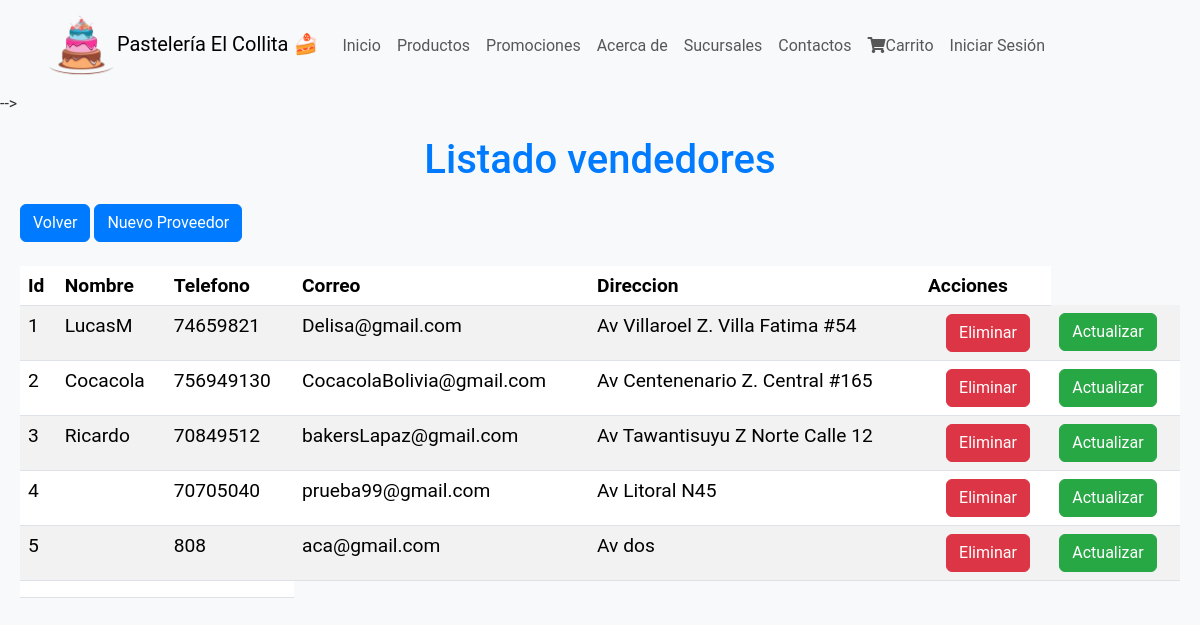
/Pasteleria/admin/proveedor/listado.php, run on the app's committed database.
### tables this page shows
CREATE TABLE `proveedores` (
  `id` int(11) NOT NULL,
  `nombre` varchar(100) NOT NULL,
  `telefono` varchar(20) DEFAULT NULL,
  `correo` varchar(100) DEFAULT NULL,
  `direccion` varchar(200) DEFAULT NULL,
  `estado` enum('promocionado','no_promocionado') DEFAULT 'no_promocionado'
);

### Pasteleria/includes/funciones.php (called while the page is built, shortened)
<?php
function incluirTemplate($nombre,$inicio=false){
    include TEMPLATE_URL."/${nombre}.php";
}
?>

### Pasteleria/admin/proveedor/listado.php (the view, shortened to what this page needs)
<!-- <?php
    $db = conectarDB();
    require '../../includes/funciones.php';
    incluirTemplate('header');
?> -->
<main class = "contenedor seccion">
    <h1>Listado vendedores</h1>
    <a href="../index.php" class="btn btn-primary mb-4">Volver</a>
    <a href="crear.php" class="btn btn-primary mb-4">Nuevo Proveedor</a>
    <h3>
        <table class="table table-striped">
            <thead>
                <th>Id</th>
                <th>Nombre</th>
                <th>Telefono</th>
                <th>Correo</th>
                <th>Direccion</th>
                <th colspan = "2">Acciones</th>
            </thead>
            <tbody>
                <?php
                    $con_sql = 'Select * from proveedores';
                    $res = mysqli_query($db,$con_sql);
                    while($reg=$res ->fetch_assoc()){
                ?>
                <tr>
                    <td><?php echo $reg['id']?></td>
                    <td><?php echo $reg['nombre']?></td>
                    <td><?php echo $reg['telefono']?></td>
                    <td><?php echo $reg['correo']?></td>
                    <td><?php echo $reg['direccion']?></td>
                    <td><a href=""></a></td>
                    <td><a href="borrar.php?cod=<?php echo $reg['id'];?>" class="btn btn-danger">Eliminar</a></td>
                    <td><a href="actualizar.php?cod=<?php echo $reg['id'];?>" class="btn btn-success">Actualizar</a></td>
                </tr>
                <?php
                    }
                ?>
                 <td colspan="3">
            </td>
            </tbody>
        </table>
    </h3>
</main>

### Pasteleria/includes/template/header.php (shortened to what this page needs)
<?php
    $auth=$_SESSION['login']??false;
?>
    <link
            href="https://cdn.jsdelivr.net/npm/bootstrap@5.3.2/dist/css/bootstrap.min.css"
            rel="stylesheet"
        />
        <link rel="stylesheet"
        href="https://cdnjs.cloudflare.com/ajax/libs/font-awesome/5.15.4/css/all.min.css"
 />
<nav class="navbar navbar-expand-lg navbar-light bg-light ">
            <div class="container" >
                <a class="navbar-brand" href="index.php"><i class="fas fa_utesils" ></i>
                <img src="../Pasteleria/images/logo.png" alt="Logo de collita" width="auto" style="max-width: 70px; height: auto;">Pastelería El Collita 🍰</a>
            <div class="collapse navbar-collapse" id="navbarNav">
                 <ul class="nav navbar-nav ml-auto">
                    <li class="nav-item">
                    <a class="nav-link" href="index.php">Inicio</a>
                    </li>
                    <li class="nav-item">
                    <a class="nav-link" href="productos.php">Productos</a>
                    </li>
                    <li class="nav-item">
                    <a class="nav-link" href="promociones.php">Promociones</a>
                    </li>
                    <li class="nav-item">
                    <a class="nav-link" href="acercade.php">Acerca de</a>
                    </li>
                    <li class="nav-item">
                    <a class="nav-link" href="sucursales.php">Sucursales</a>
                    </li>
                    <li class="nav-item">
                    <a class="nav-link" href="contacto.php">Contactos</a>
                    </li>
                    <li class="nav-item">
                    <a class="nav-link" href="carrito.php">
                        <i class="fas fa-shopping-cart"></i>Carrito
                    </a>
                </li>
                    <?php if($auth):?>
                                <li><a class="nav-link" href="cerrarsesion2.php">Cerrar Sesión</a></li>
                            <?php else: ?>
                                <li><a class="nav-link" href="login.php">Iniciar Sesión</a> </li>
                                <?php endif;?>
                    </ul>
                </div>
           </div>
        </nav>

### Pasteleria/admin/proveedor/listado.php (style rules this page uses)
h1 { font-size: 2.5rem; color: #007bff; margin-bottom: 20px; text-align: center; }
.contenedor { max-width: 1200px; margin: 0 auto; padding: 20px; }
.table { font-size: 1.2rem; }
.table thead { background-color: #343a40; color: white; }
.btn-primary { background-color: #007bff; border-color: #007bff; }
.btn-danger { background-color: #dc3545; border-color: #dc3545; }
.btn-success { background-color: #28a745; border-color: #28a745; }

### data on the page
proveedores: id "1", nombre "LucasM", telefono "74659821", correo "Delisa@gmail.com", direccion "Av Villaroel Z. Villa Fatima #54"
proveedores: id "2", nombre "Cocacola", telefono "756949130", correo "CocacolaBolivia@gmail.com", direccion "Av Centenenario Z. Central #165"
proveedores: id "3", nombre "Ricardo", telefono "70849512", correo "bakersLapaz@gmail.com", direccion "Av Tawantisuyu Z Norte Calle 12"
proveedores: id "4", telefono "70705040", correo "prueba99@gmail.com", direccion "Av Litoral N45"
proveedores: id "5", telefono "808", correo "aca@gmail.com", direccion "Av dos"
